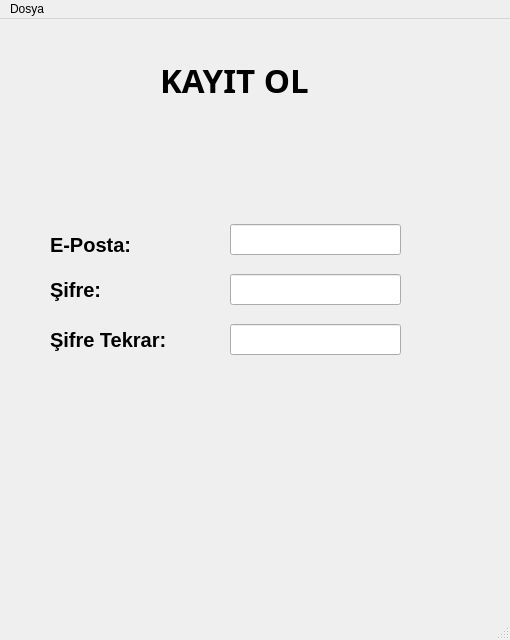
<?xml version="1.0" encoding="UTF-8"?>
<ui version="4.0">
 <class>MainWindow</class>
 <widget class="QMainWindow" name="MainWindow">
  <property name="geometry">
   <rect>
    <x>0</x>
    <y>0</y>
    <width>510</width>
    <height>640</height>
   </rect>
  </property>
  <property name="minimumSize">
   <size>
    <width>510</width>
    <height>640</height>
   </size>
  </property>
  <property name="maximumSize">
   <size>
    <width>510</width>
    <height>640</height>
   </size>
  </property>
  <property name="font">
   <font>
    <stylestrategy>PreferDefault</stylestrategy>
   </font>
  </property>
  <property name="windowTitle">
   <string>Music Player</string>
  </property>
  <property name="windowIcon">
   <iconset resource="icons.qrc">
    <normaloff>:/icons/icons/music.png</normaloff>:/icons/icons/music.png</iconset>
  </property>
  <property name="styleSheet">
   <string notr="true">#centralwidget{
background-image: url(:/iconss/icons/512x512bb.jpg);
}</string>
  </property>
  <property name="inputMethodHints">
   <set>Qt::ImhNone</set>
  </property>
  <widget class="QWidget" name="centralwidget">
   <property name="enabled">
    <bool>true</bool>
   </property>
   <widget class="QLabel" name="label">
    <property name="geometry">
     <rect>
      <x>50</x>
      <y>200</y>
      <width>121</width>
      <height>51</height>
     </rect>
    </property>
    <property name="sizePolicy">
     <sizepolicy hsizetype="Preferred" vsizetype="Preferred">
      <horstretch>0</horstretch>
      <verstretch>0</verstretch>
     </sizepolicy>
    </property>
    <property name="font">
     <font>
      <pointsize>15</pointsize>
      <weight>75</weight>
      <bold>true</bold>
     </font>
    </property>
    <property name="text">
     <string>E-Posta:</string>
    </property>
   </widget>
   <widget class="QLabel" name="label_2">
    <property name="geometry">
     <rect>
      <x>50</x>
      <y>250</y>
      <width>131</width>
      <height>41</height>
     </rect>
    </property>
    <property name="font">
     <font>
      <pointsize>15</pointsize>
      <weight>75</weight>
      <bold>true</bold>
     </font>
    </property>
    <property name="text">
     <string>Şifre:</string>
    </property>
   </widget>
   <widget class="QLineEdit" name="lineEdit">
    <property name="geometry">
     <rect>
      <x>230</x>
      <y>205</y>
      <width>171</width>
      <height>31</height>
     </rect>
    </property>
   </widget>
   <widget class="QLabel" name="label_3">
    <property name="geometry">
     <rect>
      <x>160</x>
      <y>20</y>
      <width>231</width>
      <height>81</height>
     </rect>
    </property>
    <property name="font">
     <font>
      <family>Raleway SemiBold</family>
      <pointsize>25</pointsize>
      <weight>75</weight>
      <bold>true</bold>
     </font>
    </property>
    <property name="text">
     <string>KAYIT OL</string>
    </property>
   </widget>
   <widget class="QLineEdit" name="lineEdit_3">
    <property name="geometry">
     <rect>
      <x>230</x>
      <y>255</y>
      <width>171</width>
      <height>31</height>
     </rect>
    </property>
   </widget>
   <widget class="QLabel" name="label_4">
    <property name="geometry">
     <rect>
      <x>50</x>
      <y>300</y>
      <width>251</width>
      <height>41</height>
     </rect>
    </property>
    <property name="font">
     <font>
      <pointsize>15</pointsize>
      <weight>75</weight>
      <bold>true</bold>
     </font>
    </property>
    <property name="text">
     <string>Şifre Tekrar:</string>
    </property>
   </widget>
   <widget class="QLineEdit" name="lineEdit_4">
    <property name="geometry">
     <rect>
      <x>230</x>
      <y>305</y>
      <width>171</width>
      <height>31</height>
     </rect>
    </property>
   </widget>
  </widget>
  <widget class="QMenuBar" name="menubar">
   <property name="geometry">
    <rect>
     <x>0</x>
     <y>0</y>
     <width>510</width>
     <height>26</height>
    </rect>
   </property>
   <widget class="QMenu" name="menuX">
    <property name="title">
     <string>Dosya</string>
    </property>
    <addaction name="actionA"/>
   </widget>
   <addaction name="menuX"/>
  </widget>
  <widget class="QStatusBar" name="statusbar"/>
  <action name="actionA">
   <property name="text">
    <string>Çıkış Yap</string>
   </property>
   <property name="shortcut">
    <string>Esc</string>
   </property>
  </action>
 </widget>
 <resources>
  <include location="icons.qrc"/>
  <include location="iconss.qrc"/>
 </resources>
 <connections/>
 <slots>
  <slot>mySlot()</slot>
 </slots>
</ui>
